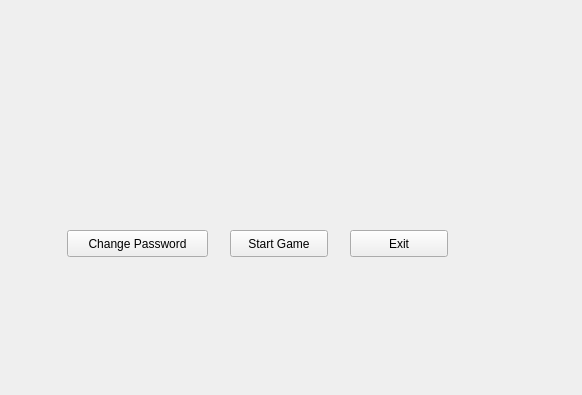
<?xml version="1.0" encoding="UTF-8"?>
<ui version="4.0">
 <class>WelcomeUser</class>
 <widget class="QWidget" name="WelcomeUser">
  <property name="geometry">
   <rect>
    <x>0</x>
    <y>0</y>
    <width>582</width>
    <height>395</height>
   </rect>
  </property>
  <property name="windowTitle">
   <string>Form</string>
  </property>
  <widget class="QPushButton" name="changePassButton">
   <property name="geometry">
    <rect>
     <x>67</x>
     <y>230</y>
     <width>141</width>
     <height>27</height>
    </rect>
   </property>
   <property name="text">
    <string>Change Password</string>
   </property>
  </widget>
  <widget class="QPushButton" name="startButton">
   <property name="geometry">
    <rect>
     <x>230</x>
     <y>230</y>
     <width>98</width>
     <height>27</height>
    </rect>
   </property>
   <property name="text">
    <string>Start Game</string>
   </property>
  </widget>
  <widget class="QPushButton" name="exitButton">
   <property name="geometry">
    <rect>
     <x>350</x>
     <y>230</y>
     <width>98</width>
     <height>27</height>
    </rect>
   </property>
   <property name="text">
    <string>Exit</string>
   </property>
  </widget>
  <widget class="QLabel" name="label">
   <property name="geometry">
    <rect>
     <x>110</x>
     <y>70</y>
     <width>311</width>
     <height>121</height>
    </rect>
   </property>
   <property name="minimumSize">
    <size>
     <width>0</width>
     <height>121</height>
    </size>
   </property>
   <property name="font">
    <font>
     <pointsize>28</pointsize>
     <weight>75</weight>
     <italic>true</italic>
     <bold>true</bold>
    </font>
   </property>
   <property name="text">
    <string/>
   </property>
  </widget>
 </widget>
 <resources/>
 <connections/>
</ui>
